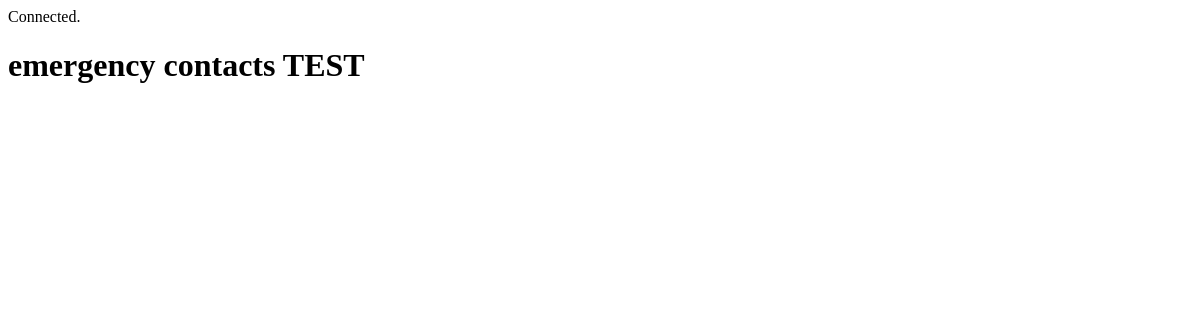
/index3.php, run on an earlier commit of the app's database.
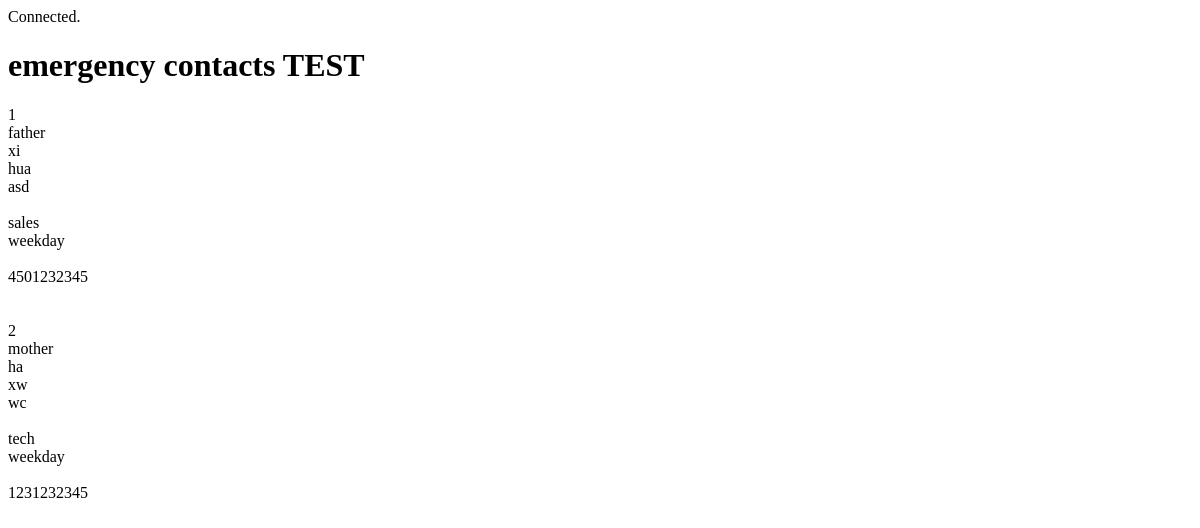
And on a later commit of the database.
### tables this page shows
CREATE TABLE IF NOT EXISTS emergency_contact_profiles (
     
    id INT AUTO_INCREMENT UNIQUE,
     
    relationship VARCHAR(10) NOT NULL,
     
    first_name VARCHAR(20) NOT NULL,
     
    last_name VARCHAR(20) NOT NULL,
     
    chinese_name VARCHAR(20),
     
    home_phone_number CHAR(10),
     
    occupation VARCHAR(20),
     
    work_time VARCHAR(20),
     
    work_phone_number CHAR(10),
     
    cell_phone_number CHAR(10) UNIQUE NOT NULL,
     
    note VARCHAR(400),
    PRIMARY KEY (id)
);

### model/emergency_contact_profiles_repository.php (called while the page is built, shortened)
<?php
class EmergencyContactProfilesRepository {
    public static function getEmergencyContactProfiles() {
        global $db;
        $query = "SELECT * FROM daycaredb.emergency_contact_profiles ORDER BY id";
        $result = $db->query($query);
        $emergencyContactProfiles = array();
        foreach ($result as $row) {
            $emergencyContactProfile = new EmergencyContactProfiles($row['id'], $row['relationship'], $row['first_name'],
                    $row['last_name'], $row['chinese_name'], $row['home_phone_number'], $row['occupation'],
                    $row['work_time'], $row['work_phone_number'], $row['cell_phone_number'], $row['note']);
            $emergencyContactProfiles[] = $emergencyContactProfile;
        }
        return $emergencyContactProfiles;
    }
}

### model/emergency_contact_profiles.php (called while the page is built, shortened)
<?php
class EmergencyContactProfiles {
    private $id, $relationship, $first_name, $last_name, $chinese_name, $home_phone_number, $occupation, $work_time
            , $work_phone_number, $cell_phone_number, $note;
    function __construct($id, $relationship, $first_name, $last_name, $chinese_name, $home_phone_number, $occupation, $work_time, $work_phone_number, $cell_phone_number, $note) {
        $this->id = $id;
        $this->relationship = $relationship;
        $this->first_name = $first_name;
        $this->last_name = $last_name;
        $this->chinese_name = $chinese_name;
        $this->occupation = $occupation;
        $this->work_time = $work_time;
        $this->cell_phone_number = $cell_phone_number;
    }
    function getId() {
        return $this->id;
    }
    function getRelationship() {
        return $this->relationship;
    }
    function getFirst_name() {
        return $this->first_name;
    }
    function getLast_name() {
        return $this->last_name;
    }
    function getChinese_name() {
        return $this->chinese_name;
    }
    function getOccupation() {
        return $this->occupation;
    }
    function getWork_time() {
        return $this->work_time;
    }
    function getCell_phone_number() {
        return $this->cell_phone_number;
    }
}

### index3.php (the view, shortened to what this page needs)
<?php
include_once 'model/emergency_contact_profiles_repository.php';
include_once 'model/emergency_contact_profiles.php';
$emergencyContactProfiles = EmergencyContactProfilesRepository::getEmergencyContactProfiles();
?>
<html>
    <head>
    </head>
    <body>
        <h1>emergency contacts TEST</h1>
        <?php foreach ($emergencyContactProfiles as $emergencyContactProfile) : ?>
        <?php echo $emergencyContactProfile->getId() ?><br>
        <?php echo $emergencyContactProfile->getRelationship() ?><br>
        <?php echo $emergencyContactProfile->getFirst_name() ?><br>
        <?php echo $emergencyContactProfile->getLast_name() ?><br>
        <?php echo $emergencyContactProfile->getChinese_name() ?><br>
        <?php echo $emergencyContactProfile->getHome_phone_number() ?><br>
        <?php echo $emergencyContactProfile->getOccupation() ?><br>
        <?php echo $emergencyContactProfile->getWork_time() ?><br>
        <?php echo $emergencyContactProfile->getWork_phone_number() ?><br>
        <?php echo $emergencyContactProfile->getCell_phone_number() ?><br>
        <?php echo $emergencyContactProfile->getNote() ?><br><br>
        <?php endforeach; ?>
    </body>
</html>

What changed in the data, as far as the page shows it:
added emergency_contact_profiles: id "1", relationship "father", first_name "xi", last_name "hua", chinese_name "asd", occupation "sales", work_time "weekday", cell_phone_number "4501232345"
added emergency_contact_profiles: id "2", relationship "mother", first_name "ha", last_name "xw", chinese_name "wc", occupation "tech", work_time "weekday", cell_phone_number "1231232345"
